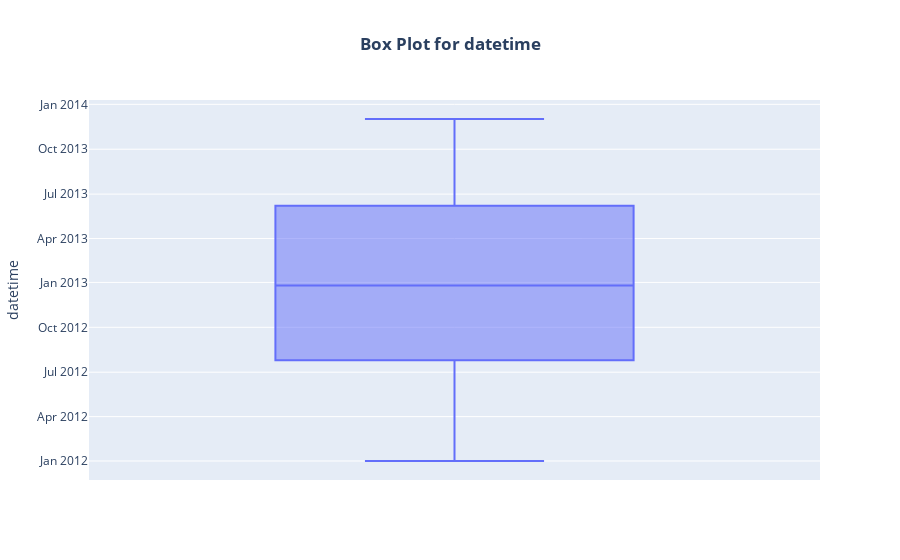
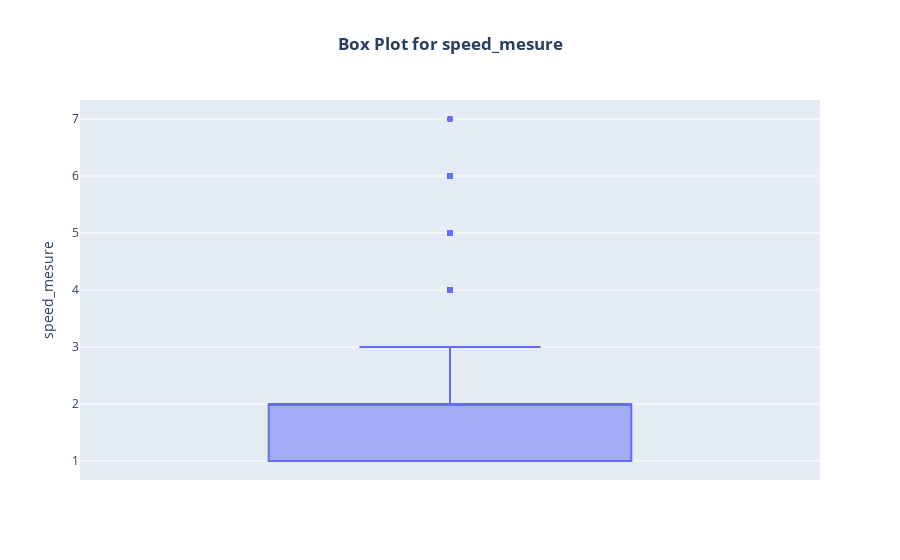
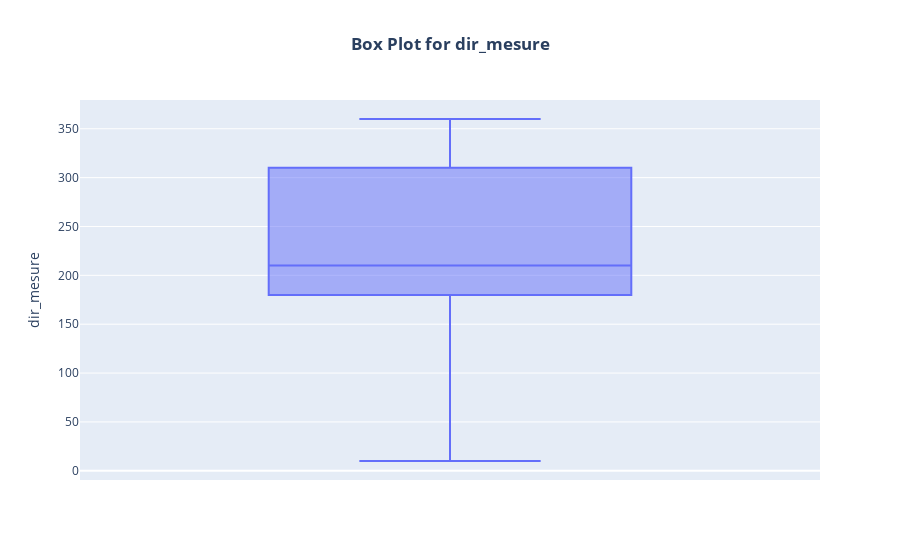
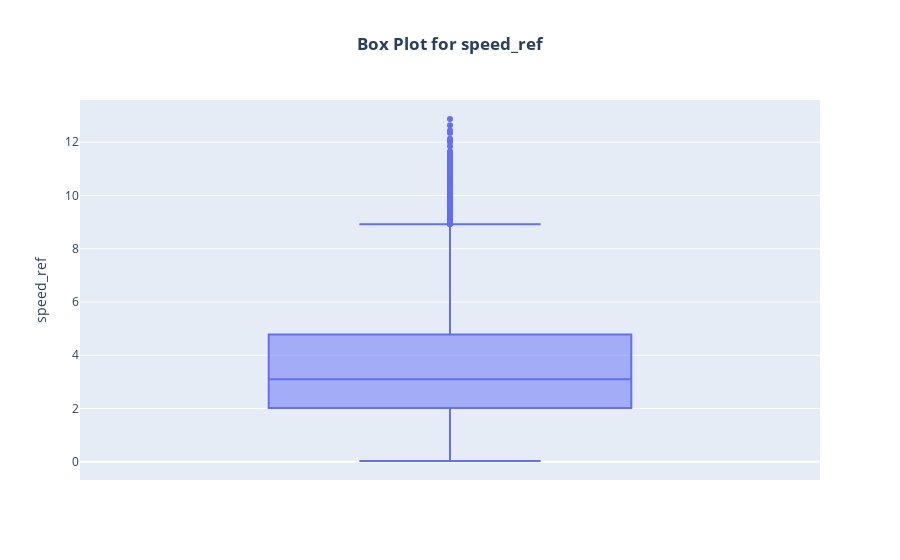

The code cell stored with these charts, in order, in its notebook:
### Code cell
for column in merged.columns:
    fig = px.box(merged, y=column, title=f'Box Plot for {column}')
    
    # Update layout to center the title and make it bold
    fig.update_layout(
        title=dict(text=f'<b>Box Plot for {column}</b>', x=0.5),
        boxmode='group'  
    )
    
    fig.show()

### Figure 1 — Plotly figure (JSON) as saved in the notebook; plotly's stock layout.template omitted (floating-point values rounded to 4 significant figures; data arrays with more than 128 entries replaced by an {"elided": "..."} marker saying what was removed)
{"data": [{"alignmentgroup": "True", "hovertemplate": "datetime=%{y}<extra></extra>", "legendgroup": "", "marker": {"color": "#636efa"}, "name": "", "notched": false, "offsetgroup": "", "orientation": "v", "showlegend": false, "type": "box", "x0": " ", "xaxis": "x", "y": {"elided": "11979 str values"}, "y0": " ", "yaxis": "y"}], "layout": {"boxmode": "group", "legend": {"tracegroupgap": 0}, "title": {"text": "<b>Box Plot for datetime</b>", "x": 0.5}, "xaxis": {"anchor": "y", "domain": [0, 1]}, "yaxis": {"anchor": "x", "domain": [0, 1], "title": {"text": "datetime"}}}}

### Figure 2 — Plotly figure (JSON) as saved in the notebook; plotly's stock layout.template omitted (floating-point values rounded to 4 significant figures; data arrays with more than 128 entries replaced by an {"elided": "..."} marker saying what was removed)
{"data": [{"alignmentgroup": "True", "hovertemplate": "speed_mesure=%{y}<extra></extra>", "legendgroup": "", "marker": {"color": "#636efa"}, "name": "", "notched": false, "offsetgroup": "", "orientation": "v", "showlegend": false, "type": "box", "x0": " ", "xaxis": "x", "y": {"elided": "11979 float values"}, "y0": " ", "yaxis": "y"}], "layout": {"boxmode": "group", "legend": {"tracegroupgap": 0}, "title": {"text": "<b>Box Plot for speed_mesure</b>", "x": 0.5}, "xaxis": {"anchor": "y", "domain": [0, 1]}, "yaxis": {"anchor": "x", "domain": [0, 1], "title": {"text": "speed_mesure"}}}}

### Figure 3 — Plotly figure (JSON) as saved in the notebook; plotly's stock layout.template omitted (floating-point values rounded to 4 significant figures; data arrays with more than 128 entries replaced by an {"elided": "..."} marker saying what was removed)
{"data": [{"alignmentgroup": "True", "hovertemplate": "dir_mesure=%{y}<extra></extra>", "legendgroup": "", "marker": {"color": "#636efa"}, "name": "", "notched": false, "offsetgroup": "", "orientation": "v", "showlegend": false, "type": "box", "x0": " ", "xaxis": "x", "y": {"elided": "11979 float values"}, "y0": " ", "yaxis": "y"}], "layout": {"boxmode": "group", "legend": {"tracegroupgap": 0}, "title": {"text": "<b>Box Plot for dir_mesure</b>", "x": 0.5}, "xaxis": {"anchor": "y", "domain": [0, 1]}, "yaxis": {"anchor": "x", "domain": [0, 1], "title": {"text": "dir_mesure"}}}}

### Figure 4 — Plotly figure (JSON) as saved in the notebook; plotly's stock layout.template omitted (floating-point values rounded to 4 significant figures; data arrays with more than 128 entries replaced by an {"elided": "..."} marker saying what was removed)
{"data": [{"alignmentgroup": "True", "hovertemplate": "speed_ref=%{y}<extra></extra>", "legendgroup": "", "marker": {"color": "#636efa"}, "name": "", "notched": false, "offsetgroup": "", "orientation": "v", "showlegend": false, "type": "box", "x0": " ", "xaxis": "x", "y": {"elided": "11979 float values"}, "y0": " ", "yaxis": "y"}], "layout": {"boxmode": "group", "legend": {"tracegroupgap": 0}, "title": {"text": "<b>Box Plot for speed_ref</b>", "x": 0.5}, "xaxis": {"anchor": "y", "domain": [0, 1]}, "yaxis": {"anchor": "x", "domain": [0, 1], "title": {"text": "speed_ref"}}}}
